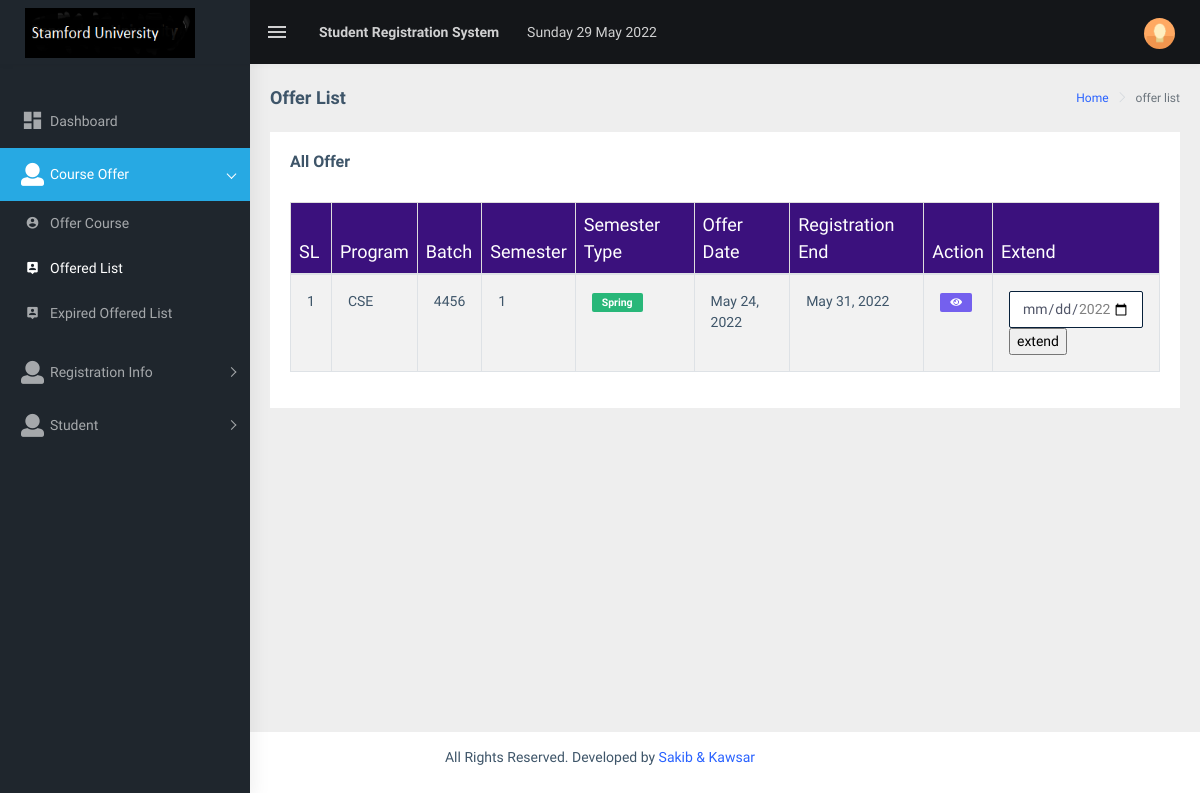
Page /app/offer-list.php (signed in) on the earlier database version.
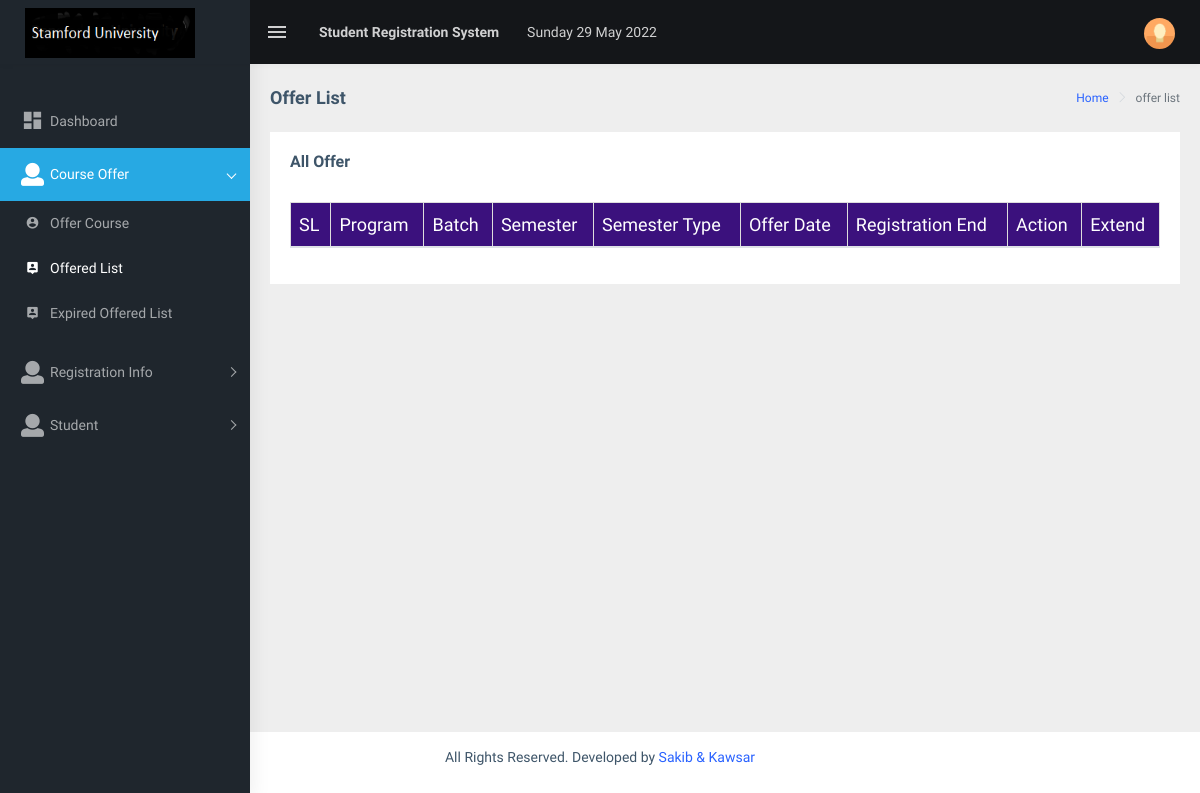
Same page on the later database version.
### tables this page shows
CREATE TABLE `offered_courses_info` (
  `id` int(11) NOT NULL,
  `program` varchar(255) NOT NULL,
  `batch` int(11) NOT NULL,
  `semester` varchar(200) NOT NULL,
  `offer_date` varchar(100) NOT NULL,
  `registration_end` varchar(100) NOT NULL,
  `user_id` int(11) NOT NULL,
  `deletion_status` tinyint(3) NOT NULL DEFAULT 0
);

### app/core/Database.php (called while the page is built, shortened)
<?php
Class Database {
    public $host = DB_HOST;
    public $user = DB_USER;
    public $pass = DB_PASS;
    public $dbname = DB_NAME;
    public $link;
    private function connectDB() {
        $this->link = new mysqli($this->host, $this->user, $this->pass, $this->dbname);
    }
    public function select($query) {
        $result = $this->link->query($query) or
                die($this->link->error . __LINE__);
        if ($result->num_rows > 0) {
            return $result;
        } else {
            return false;
        }
    }
}
?>

### app/class/Admin.php (called while the page is built, shortened)
<?php
class Admin {
    private $db;
    public function __construct() {
        $this->db = new Database();
    }
    public function getAllOffer() {
        $query = "SELECT * FROM offered_courses_info WHERE deletion_status = 0 AND registration_end >= DATE(NOW()) ORDER BY id DESC";
        $result = $this->db->select($query);
        return $result;
    }
}
?>

### app/core/Format.php (called while the page is built, shortened)
<?php
class Format {
    public function formatDate($date) {
        return date('F j, Y', strtotime($date));
    }
    public function getSemesterType($date) {
        $current_month = date('m', strtotime($date));
        $spring = array(1,2,3,4,5,6);
        if (in_array($current_month,$spring)) {
            return 'Spring';
        } else {
            return 'Fall';
        }
    }
}
?>

### app/offer-list.php (the view, shortened to what the changed rows need)
<?php include 'header.php'; ?>
<?php
$getStu = $admin->getAllOffer();
?>
<div class="page-wrapper">
    <div class="container-fluid">
        <div class="row">
            <div class="col-md-12">
                <div class="card">
                    <div class="card-body">
                        <br>
                        <div class="table-responsive">
                            <table id="zero_config" class="table table-striped table-bordered tbl">
                                <thead>
                                    <tr>
                                        <th>SL</th>
                                        <th>Program</th>
                                        <th>Batch</th>
                                        <th>Semester</th>
                                        <th>Semester Type</th>
                                        <th>Offer Date</th>
                                        <th>Registration End</th>
                                        <th>Action</th>
                                        <th>Extend</th>
                                    </tr>
                                </thead>
                                <tbody>
                                    <?php
                                    if ($getStu) {
                                        $i = 0;
                                        while ($result = $getStu->fetch_assoc()) {
                                            $i++;
                                            ?>
                                            <tr>
                                                <td><?php echo $i; ?></td>
                                                <td><?php echo $result['program']; ?></td>
                                                <td><?php echo $result['batch']; ?></td>
                                                <td><?php echo $result['semester']; ?></td>
                                                <td><span class="label label-success"><b><?php echo $fm->getSemesterType($result['offer_date']); ?></b></span></td>
                                                <td><?php echo $fm->formatDate($result['offer_date']); ?></td>
                                                <td><?php echo $fm->formatDate($result['registration_end']); ?></td>
                                                <td>
                                                <a target="_blank" href="view-offer-details.php?oid=<?php echo $result['id']; ?>"><span class="label label-primary"><i class="fas fa-eye"></i></span></a>
                                                </td>
                                                <td>
                                                    <form method="post" action="">
                                                        <input type="date" class="form-control extend_date" id="extend_date" name="extend_date">
                                                        <input type="submit" name="extend" value="extend">
                                                    </form>
                                                </td>
                                            </tr>
                                            <?php
                                        }
                                    }
                                    ?>
                                </tbody>
                            </table>
                        </div>
                    </div>
                </div>
            </div>
        </div>
    </div>
</div>
<?php include 'footer.php'; ?>

Differences in the rows shown:
removed offered_courses_info: program "CSE", batch "4456", semester "1", offer_date "Spring", offer_date "May 24, 2022", registration_end "May 31, 2022"
